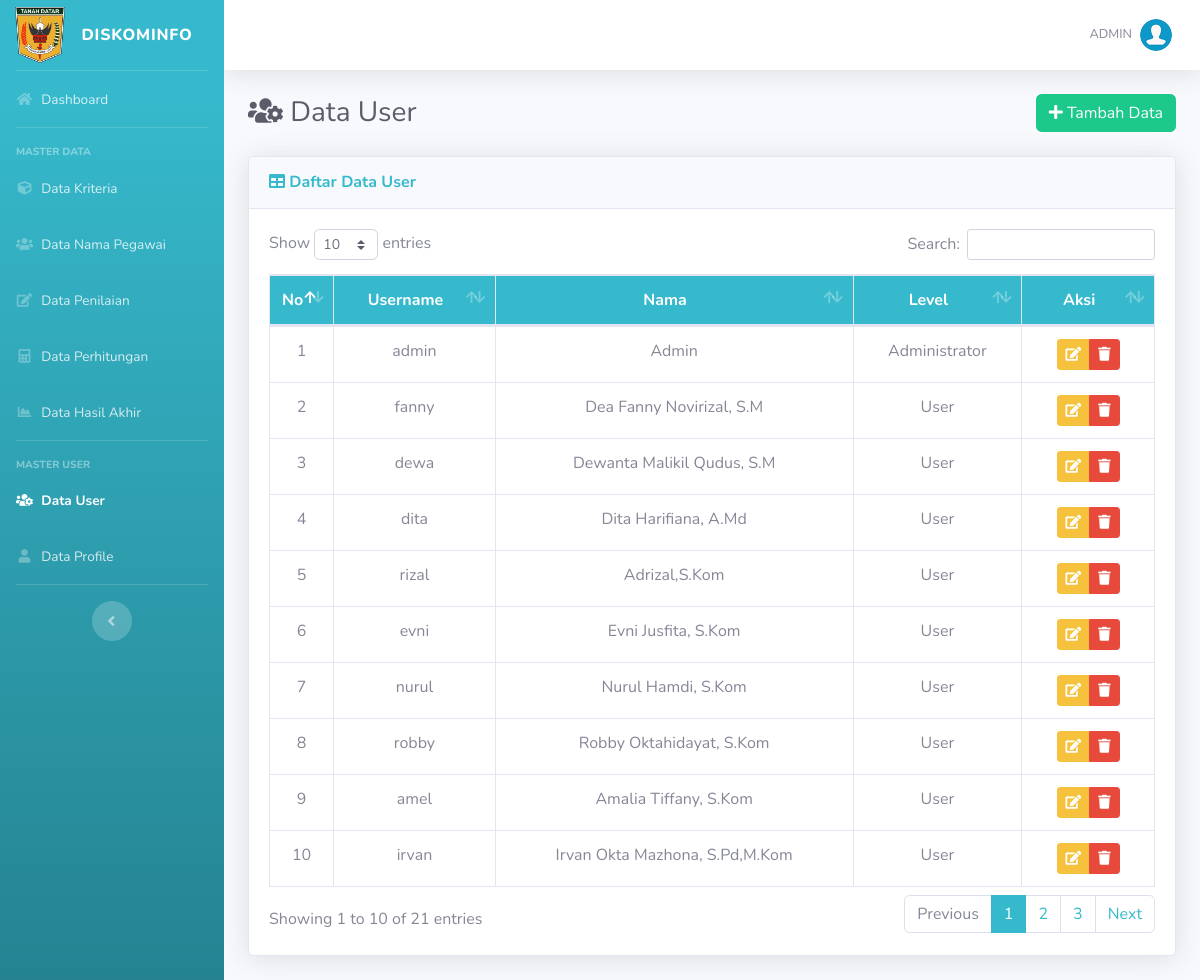
Screenshot of /list-user.php (signed in) with the database file from the repository.
### tables this page shows
CREATE TABLE `user` (
  `id_user` int(5) NOT NULL,
  `username` varchar(16) NOT NULL,
  `password` varchar(50) NOT NULL,
  `nis` varchar(30) DEFAULT NULL,
  `nama` varchar(70) NOT NULL,
  `email` varchar(50) DEFAULT NULL,
  `jk` varchar(30) DEFAULT NULL,
  `role` char(1) NOT NULL
);

### list-user.php (the view, shortened to what this page needs)
<?php require_once('includes/init.php'); ?>
<?php
require_once('template/header.php');
?>
<div class="d-sm-flex align-items-center justify-content-between mb-4">
    <h1 class="h3 mb-0 text-gray-800"><i class="fas fa-fw fa-users-cog"></i> Data User</h1>
    <a href="tambah-user.php" class="btn btn-success"> <i class="fa fa-plus"></i> Tambah Data </a>
</div>
<div class="card shadow mb-4">
    <div class="card-header py-3">
        <h6 class="m-0 font-weight-bold text-info"><i class="fa fa-table"></i> Daftar Data User</h6>
    </div>
    <div class="card-body">
		<div class="table-responsive">
			<table class="table table-bordered" id="dataTable" width="100%" cellspacing="0">
				<thead class="bg-info text-white">
					<tr align="center">
						<th width="5%">No</th>
						<th>Username</th>
						<th>Nama</th>
						<th>Level</th>
						<th width="15%">Aksi</th>
					</tr>
				</thead>
				<tbody>
				<?php
				$no=0;
				$query = mysqli_query($koneksi,"SELECT * FROM user");
				while($data = mysqli_fetch_array($query)):
				$no++;
				?>
					<tr align="center">
						<td><?php echo $no; ?></td>
						<td><?php echo $data['username']; ?></td>
						<td><?php echo $data['nama']; ?></td>
						<td>
						<?php
						if($data['role'] == 1) {
							echo 'Administrator';
						} elseif($data['role'] == 2) {
							echo 'User';
						}
						?>
						</td>
						<td>
							<div class="btn-group" role="group">
								<a data-toggle="tooltip" data-placement="bottom" title="Edit Data" href="edit-user.php?id=<?php echo $data['id_user']; ?>" class="btn btn-warning btn-sm"><i class="fa fa-edit"></i></a>
								<a  data-toggle="tooltip" data-placement="bottom" title="Hapus Data" href="hapus-user.php?id=<?php echo $data['id_user']; ?>" onclick="return confirm ('Apakah anda yakin untuk meghapus data ini')" class="btn btn-danger btn-sm"><i class="fa fa-trash"></i></a>
							</div>
						</td>
					</tr>
				<?php endwhile; ?>
				</tbody>
			</table>
		</div>
	</div>
</div>
<?php
require_once('template/footer.php');
?>

### rows the page displays
user: username "admin", nama "Admin", role "Administrator"
user: username "fanny", nama "Dea Fanny Novirizal, S.M", role "User"
user: username "dewa", nama "Dewanta Malikil Qudus, S.M", role "User"
user: username "dita", nama "Dita Harifiana, A.Md", role "User"
user: username "rizal", nama "Adrizal,S.Kom", role "User"
user: username "evni", nama "Evni Jusfita, S.Kom", role "User"
user: username "nurul", nama "Nurul Hamdi, S.Kom", role "User"
user: username "robby", nama "Robby Oktahidayat, S.Kom", role "User"
user: username "amel", nama "Amalia Tiffany, S.Kom", role "User"
user: username "irvan", nama "Irvan Okta Mazhona, S.Pd,M.Kom", role "User"

### other values shown
$_SESSION['username'] "ADMIN"
